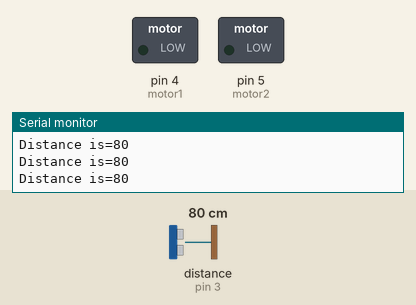
A sketch run on a simulated Arduino Uno, built with avr-gcc and run on an emulated ATmega328P. Parts: switched loads named in the sketch (green lamp = pin HIGH), the last lines printed to the serial monitor. Wiring (inferred from the names in the program): ultrasonic range finder: trigger pin 2; echo pin 3. The inputs (shaded band) are chosen by the test bench; at power-on: distance to the obstacle (sensor on pin 3) 80 cm. The echo pulse lasts 58.3 µs per cm; pins used as bus, display or sensor lines are not drawn.

Above: at 1.2 s.
1.3 s: distance to the obstacle (sensor on pin 3) set to 12 cm
4.3 s: distance to the obstacle (sensor on pin 3) set to 9 cm
At 4.9 s:
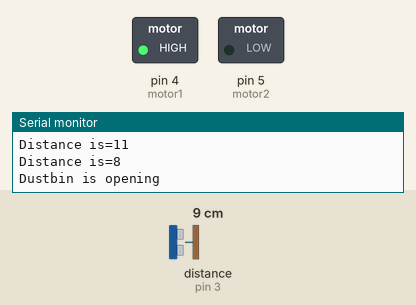
At 14.9 s:
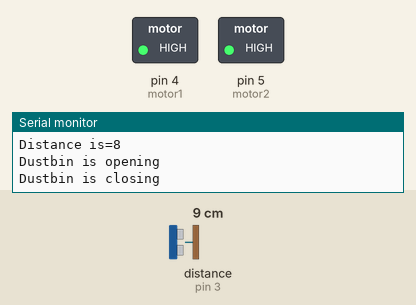
Timing chart, 0 to 20.8 s (numbered marks = the images above; inputs shaded):
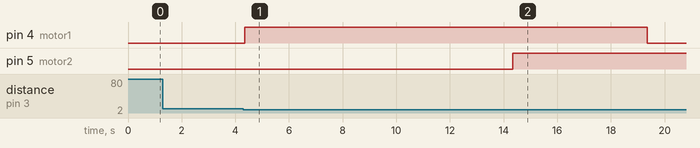

Measured:
- the behaviour switches between 11 and 10 cm on distance to the obstacle (sensor on pin 3) (found by bisection; images 0 and 1)
- after the input at 4.3 s, pin 4 (motor1): LOW → HIGH after 0.05 s, → LOW 15.0 s later; pin 5 (motor2): LOW → HIGH after 10.1 s

The sketch:

garbage_collector.ino
```cpp
int trig=2;
int echo=3;
int motor1=4;
int motor2=5;
long distance;
long samay;

void setup()
{
  pinMode(echo,INPUT);
  pinMode(trig,OUTPUT);
  pinMode(motor1,OUTPUT);
  pinMode(motor2,OUTPUT);
  Serial.begin(9600);
}

void loop()
{digitalWrite(trig,LOW);
  delayMicroseconds(2);
  digitalWrite(trig,HIGH);
  delayMicroseconds(10);
  digitalWrite(trig,LOW);
  delayMicroseconds(2);
  samay=pulseIn(echo,HIGH);
  distance=samay/29/2;
  Serial.print("Distance is=");
  Serial.println(distance);

  if(distance<10)
  {
    Serial.println("Dustbin is opening");
    digitalWrite(motor1,HIGH);
    delay(5000);
    digitalWrite(motor2,LOW);
    delay(5000);
    Serial.println("Dustbin is closing");
    digitalWrite(motor2,HIGH);
    delay(5000);
    digitalWrite(motor1,LOW);
    delay(5000);
   }
   else
   {
    digitalWrite(motor1,LOW);
    digitalWrite(motor2,LOW);
   }
}
```
